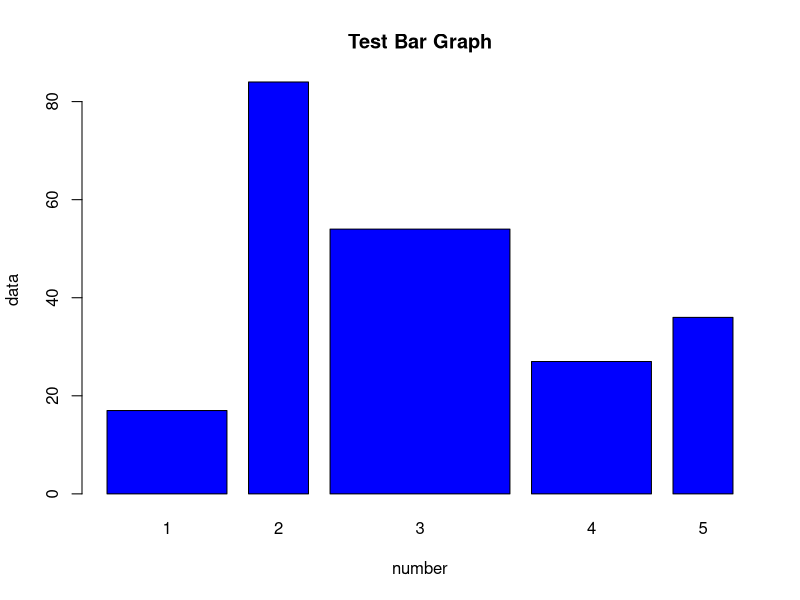

Here is the R script that generated this plot:
# R datatypes include: logical, numerical, integer, complex, character, raw
# Use at least 5 of these

# Integer (more precise than float)
int <- 123L
print(int)
print(class(int))

# Logical
bool <- TRUE
print(bool)
print(class(bool))

# Numerical (includes floating and integer)
num <- -5.3
print(num)
print(class(num))

# Complex
complex <- 3 + 5i
print(complex)
print(class(complex))
print("Converting from cartesian to polar")
cat("r =", Mod(complex), ", theta (radians) =", Arg(complex), "\n")


# Character
char <- "Fruit"
print(char)
print(class(char))

# Raw
raw <- charToRaw("Fruit")
print(raw)
print(class(raw))


# Reading from a CSV file
read_csv <- read.csv("R_Language/test_csv.csv")
# Prints column named "Number"
print(read_csv[c("Number")])
# Prints second and third entry of column "Name"
print(read_csv[2:3, c("Name")])
# Prints second row
print(read_csv[2, ])
# Prints data column
print(read_csv[3])
# Get number of rows
number_rows <- nrow(read_csv)
print(number_rows)
# Get number of columns
number_columns <- length(read_csv)
print(number_columns)

# Add up data
total_data <- 0
for (x in read_csv[1:number_rows, 3]) {
    total_data <- total_data + x
    print(total_data)
}

# Display output to the screen in the form of a plot
barplot(read_csv$data, col = "blue", width = c(2, 1, 3, 2, 1),
    main = "Test Bar Graph", xlab = "number", ylab = "data",
    names.arg = c(1, 2, 3, 4, 5))
